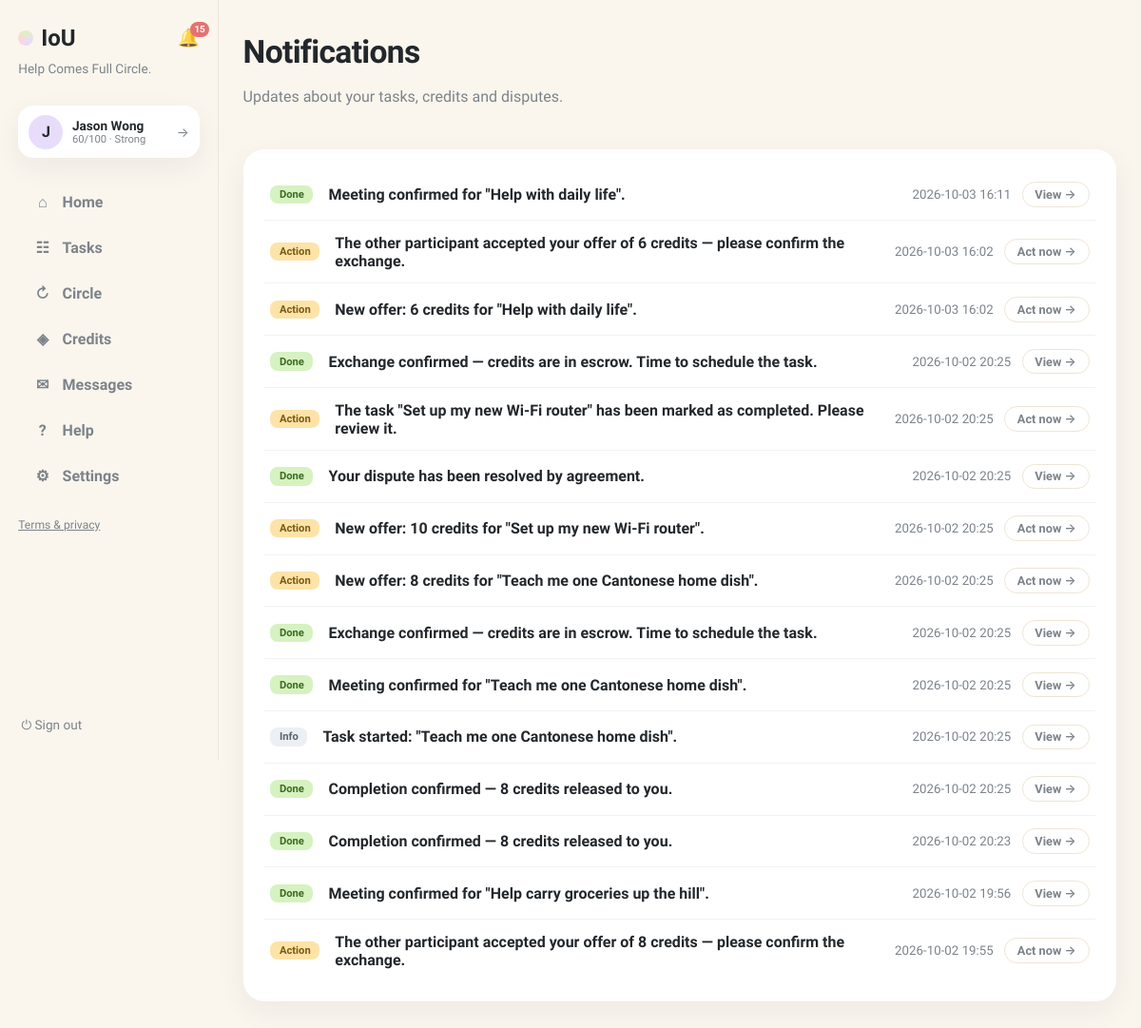
The page /notifications (signed in) on the database as committed earlier.
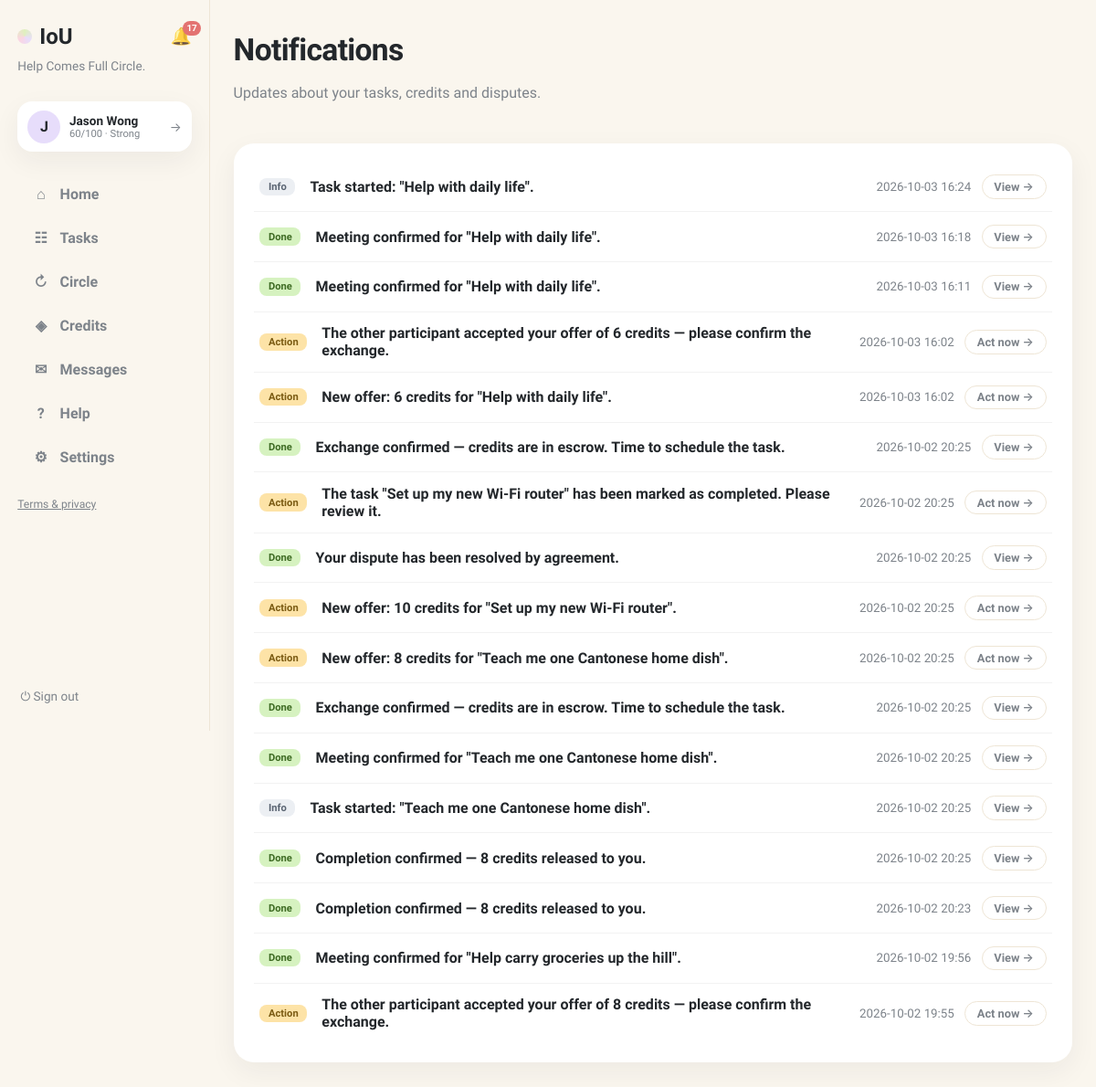
The same page on the database as committed later.
### tables this page shows
CREATE TABLE users (
                id INTEGER PRIMARY KEY, name TEXT NOT NULL, email TEXT UNIQUE NOT NULL,
                password TEXT NOT NULL, balance INTEGER NOT NULL DEFAULT 0,
                held_balance INTEGER NOT NULL DEFAULT 0,
                is_moderator INTEGER NOT NULL DEFAULT 0
            , language TEXT NOT NULL DEFAULT 'en', address TEXT, district TEXT, hkid TEXT, address_id TEXT, age INTEGER, birthday TEXT, skills TEXT NOT NULL DEFAULT '', community_helper INTEGER NOT NULL DEFAULT 0, created_at TEXT, consent_analytics INTEGER NOT NULL DEFAULT 0, reliability INTEGER NOT NULL DEFAULT 60, account_status TEXT NOT NULL DEFAULT 'active', analytics_consent INTEGER NOT NULL DEFAULT 0, username TEXT, bio TEXT, verification_identity TEXT NOT NULL DEFAULT 'unverified', verification_neighbourhood TEXT NOT NULL DEFAULT 'unverified', vis_photo INTEGER NOT NULL DEFAULT 1, vis_neighbourhood INTEGER NOT NULL DEFAULT 1, vis_skills INTEGER NOT NULL DEFAULT 1, vis_bio INTEGER NOT NULL DEFAULT 1, vis_completed INTEGER NOT NULL DEFAULT 1, vis_circle INTEGER NOT NULL DEFAULT 1, circle_enabled INTEGER NOT NULL DEFAULT 1);

CREATE TABLE notifications (
                id INTEGER PRIMARY KEY, user_id INTEGER NOT NULL,
                body TEXT NOT NULL, link TEXT NOT NULL DEFAULT '/',
                is_read INTEGER NOT NULL DEFAULT 0, kind TEXT NOT NULL DEFAULT 'info',
                created_at TEXT NOT NULL,
                FOREIGN KEY(user_id) REFERENCES users(id)
            );

### app.py (the view)
@app.get("/notifications", response_class=HTMLResponse)
def notifications_page(request: Request, tab: str = "system"):
    user = current_user(request)
    if not user:
        return RedirectResponse("/login", status_code=303)
    with db() as connection:
        notifs = connection.execute(
            "SELECT * FROM notifications WHERE user_id=? ORDER BY created_at DESC LIMIT 50",
            (user["id"],)).fetchall()
        threads = connection.execute(
            """SELECT r.id, r.title, r.status, r.requester_id, r.provider_id,
                      ru.name requester_name, pu.name provider_name,
                      (SELECT body FROM messages WHERE request_id=r.id ORDER BY id DESC LIMIT 1) last_body,
                      (SELECT created_at FROM messages WHERE request_id=r.id ORDER BY id DESC LIMIT 1) last_at
               FROM requests r
               JOIN users ru ON ru.id=r.requester_id
               LEFT JOIN users pu ON pu.id=r.provider_id
               WHERE (r.requester_id=? OR r.provider_id=?
                      OR EXISTS (SELECT 1 FROM request_participants rp
                                 WHERE rp.request_id=r.id AND rp.user_id=?))
                 AND EXISTS (SELECT 1 FROM messages WHERE request_id=r.id)
               ORDER BY last_at DESC""",
            (user["id"], user["id"], user["id"])).fetchall()
    return render(request, "notifications.html", page="notifications",
                  notifs=notifs, threads=threads, tab=tab)

### templates/notifications.html (shortened to what this page needs)
{% extends "base.html" %}
{% block content %}
<header class="page-head">
  <div>
    <h1>Notifications</h1>
    <p class="muted">Updates about your tasks, credits and disputes.</p>
  </div>
</header>
<div class="card notif-card">
  {% for n in notifs %}
  <div class="notif-row {% if not n.is_read %}unread{% endif %}">
    <span class="notif-kind k-{{ n.kind or 'info' }}">{% if (n.kind or 'info') == 'action' %}Action{% elif n.kind == 'success' %}Done{% else %}Info{% endif %}</span>
    <div class="notif-body"><b>{{ n.body }}</b></div>
    <div class="notif-side">
      <small class="muted">{{ n.created_at[:16].replace('T',' ') }}</small>
      {% if n.link and (n.kind or 'info') == 'action' %}<a class="btn-ghost btn-sm" href="/notifications/{{ n.id }}/go">Act now →</a>{% elif n.link %}<a class="btn-ghost btn-sm" href="/notifications/{{ n.id }}/go">View →</a>{% endif %}
    </div>
  </div>
  {% else %}<p class="empty">No notifications yet.</p>{% endfor %}
</div>
{% endblock %}

### templates/base.html (shortened to what this page needs)
<!doctype html>
<html lang="en"><head><link rel="stylesheet" href="/static/style.css"></head>
<body class="app-body">
<nav class="sidebar">
  <div class="brand-row">
    <a class="brand" href="/"><span class="brand-dot"></span>IoU</a>
    {% if user %}
    <a class="bell {% if page == 'notifications' %}active{% endif %}" href="/notifications" title="Notifications">🔔{% if unread_notifs or unread_msgs %}<span class="bell-badge">{{ (unread_notifs or 0) + (unread_msgs or 0) }}</span>{% endif %}</a>
    {% endif %}
  </div>
  <p class="brand-tag">Help Comes Full Circle.</p>
  {% if user %}
  <a class="side-user" href="/profile" title="Your profile">
    <div class="avatar">{{ user.name[0] }}</div>
    {% set sc = user.reliability if user.reliability is not none else 60 %}
    {% set lab = 'Suspended' if sc <= 0 else ('Restricted' if sc < 30 else ('Limited' if sc < 60 else ('Strong' if sc < 80 else 'Excellent'))) %}
    <div class="sidebar-user-meta"><b>{{ user.name }}</b>
      <small>{{ sc }}/100 · {{ lab }}</small>
    </div>
    <span class="side-user-arrow">→</span>
  </a>
  <div class="nav-links">
    <a class="nav-link {% if page == 'home' %}active{% endif %}" href="/"><span class="nav-ico">⌂</span>Home</a>
    <a class="nav-link {% if page == 'browse' %}active{% endif %}" href="/browse"><span class="nav-ico">☷</span>Tasks</a>
    <a class="nav-link {% if page == 'circle' %}active{% endif %}" href="/chain-invitations"><span class="nav-ico">↻</span>Circle{% if circle_pending %}<span class="unread-dot"></span>{% endif %}</a>
    <a class="nav-link {% if page == 'credits' %}active{% endif %}" href="/history"><span class="nav-ico">◈</span>Credits</a>
    <a class="nav-link {% if page == 'messages' %}active{% endif %}" href="/messages"><span class="nav-ico">✉</span>Messages{% if unread_msgs %}<span class="unread-dot"></span>{% endif %}</a>
    <a class="nav-link {% if page == 'help' %}active{% endif %}" href="/help"><span class="nav-ico">?</span>Help</a>
    <a class="nav-link {% if page == 'account' %}active{% endif %}" href="/account"><span class="nav-ico">⚙</span>Settings</a>
  </div>
  <p class="nav-footer"><a href="/legal">Terms &amp; privacy</a></p>
  <form method="post" action="/logout" class="side-logout"><button class="link-button" title="Sign out">⏻ Sign out</button></form>
  {% else %}
  <div class="nav-links">
    <a class="nav-link" href="/login"><span class="nav-ico">→</span>Sign in</a>
    <a class="nav-link" href="/register"><span class="nav-ico">＋</span>Create account</a>
  </div>
  <p class="nav-footer"><a href="/legal">Terms &amp; privacy</a></p>
  {% endif %}
</nav>
<main class="content {% block content_class %}{% endblock %}">{% block content %}{% endblock %}</main>
</body></html>

### static/style.css (style rules this page uses)
:root { --bg:#faf6ee; --ink:#23272b; --muted:#7d838a; --line:#eee5d5; --yellow:#fdeab2; --green:#dff0bd; --pink:#fbd5e2; --purple:#e7ddfb; --blue:#d7eafb; --peach:#fbdfca; --card:#ffffff; --shadow:0 10px 30px rgba(35,39,43,.06); --radius:22px; }
* { box-sizing:border-box }
body { margin:0;font-family:Sora,Inter,system-ui,sans-serif;color:var(--ink);background:var(--bg) }
h1 { font-size:2.1rem;font-weight:800;margin:.2rem 0;letter-spacing:-.02em }
p { line-height:1.55 }
a { color:inherit }
.muted,.empty { color:var(--muted) }
.app-body { display:flex;min-height:100vh }
.sidebar { width:230px;flex-shrink:0;padding:1.6rem 1.2rem;display:flex;flex-direction:column;gap:.4rem;border-right:1px solid var(--line);position:sticky;top:0;height:100vh }
.brand { display:flex;align-items:center;gap:.5rem;font-size:1.5rem;font-weight:800;text-decoration:none }
.brand-dot { width:16px;height:16px;border-radius:50%;background:conic-gradient(var(--green),var(--purple),var(--pink),var(--green));display:inline-block }
.brand-tag { color:var(--muted);font-size:.85rem;margin:.2rem 0 1.4rem 0;line-height:1.4 }
.nav-links { display:flex;flex-direction:column;gap:.4rem }
.nav-link { display:flex;align-items:center;gap:.7rem;text-decoration:none;font-weight:600;padding:.7rem 1rem;border-radius:999px;color:var(--muted) }
.nav-ico { width:1.2rem;text-align:center }
.avatar { width:36px;height:36px;border-radius:50%;background:var(--purple);display:flex;align-items:center;justify-content:center;font-weight:800 }
.sidebar-user-meta { flex:1;min-width:0 }
.sidebar-user-meta b { display:block;font-size:.85rem;white-space:nowrap;overflow:hidden;text-overflow:ellipsis }
.sidebar-user-meta small { color:var(--muted);font-size:.7rem;display:block;white-space:nowrap;overflow:hidden;text-overflow:ellipsis }
.link-button { background:none;border:0;font-size:1.1rem;cursor:pointer;color:var(--muted);padding:.2rem }
.content { flex:1;max-width:1600px;margin:0 auto;padding:2.4rem clamp(1.2rem,3.5vw,3.5rem) 5rem;width:100% }
@media (max-width:1250px) { .content { padding:2rem 1.6rem 4rem } }
.page-head { display:flex;justify-content:space-between;align-items:flex-start;gap:1rem;margin-bottom:1.6rem }
.card { background:var(--card);border-radius:var(--radius);padding:1.3rem 1.4rem;box-shadow:var(--shadow) }
button { font:inherit;cursor:pointer }
.btn-ghost { display:inline-block;background:none;border:1.5px solid var(--line);border-radius:999px;padding:.6rem 1.2rem;font-weight:600;color:var(--muted);text-decoration:none }
.notif-card { margin-bottom:1.6rem }
.bell { display:inline-flex;position:relative;font-size:1.15rem;text-decoration:none;margin-top:.6rem;opacity:.85 }
.bell-badge { position:absolute;top:-6px;right:-10px;background:#e05c5c;color:#fff;font-size:.62rem;font-weight:700;min-width:16px;height:16px;border-radius:8px;display:flex;align-items:center;justify-content:center;padding:0 4px }
.notif-row { display:flex;align-items:center;gap:1rem;padding:.85rem .4rem;border-bottom:1px solid rgba(0,0,0,.05) }
.notif-row:last-child { border-bottom:none }
.notif-row.unread .notif-body b { font-weight:800 }
.notif-kind { flex-shrink:0;font-size:.7rem;font-weight:700;padding:.2rem .6rem;border-radius:8px;background:#eceff3;color:#5a6472 }
.notif-kind.k-action { background:#fde3a7;color:#7a5a12 }
.notif-kind.k-success { background:#d6f2c0;color:#3e6b23 }
.notif-body { flex:1 }
.notif-side { display:flex;align-items:center;gap:.7rem;flex-shrink:0 }
.btn-sm { padding:.3rem .8rem;font-size:.8rem }
.notif-body { min-width:0 }
.brand-row { display:flex;align-items:center;justify-content:space-between;gap:.5rem }
.brand-row .bell { margin-top:0 }
.side-user { display:flex;align-items:center;gap:.6rem;background:var(--card);border-radius:16px;padding:.6rem .7rem;box-shadow:var(--shadow);text-decoration:none;color:inherit;margin-bottom:1.2rem }
.side-user-arrow { color:var(--muted);font-size:.85rem }
.side-logout { margin-top:auto }
.side-logout .link-button { font-size:.85rem;display:flex;align-items:center;gap:.4rem }
.nav-footer { font-size:.76rem;color:var(--muted);margin-top:1rem }

Rows that differ between the two databases and show on the page:
added notifications: kind "Info", body "Task started: \"Help with daily life\".", created_at "2026-10-03 16:24"
added notifications: kind "Done", body "Meeting confirmed for \"Help with daily life\".", created_at "2026-10-03 16:18"
Other text that changed with them:
{{ (unread_notifs or 0) + (unread_msgs or 0) }}: "15" → "17"
